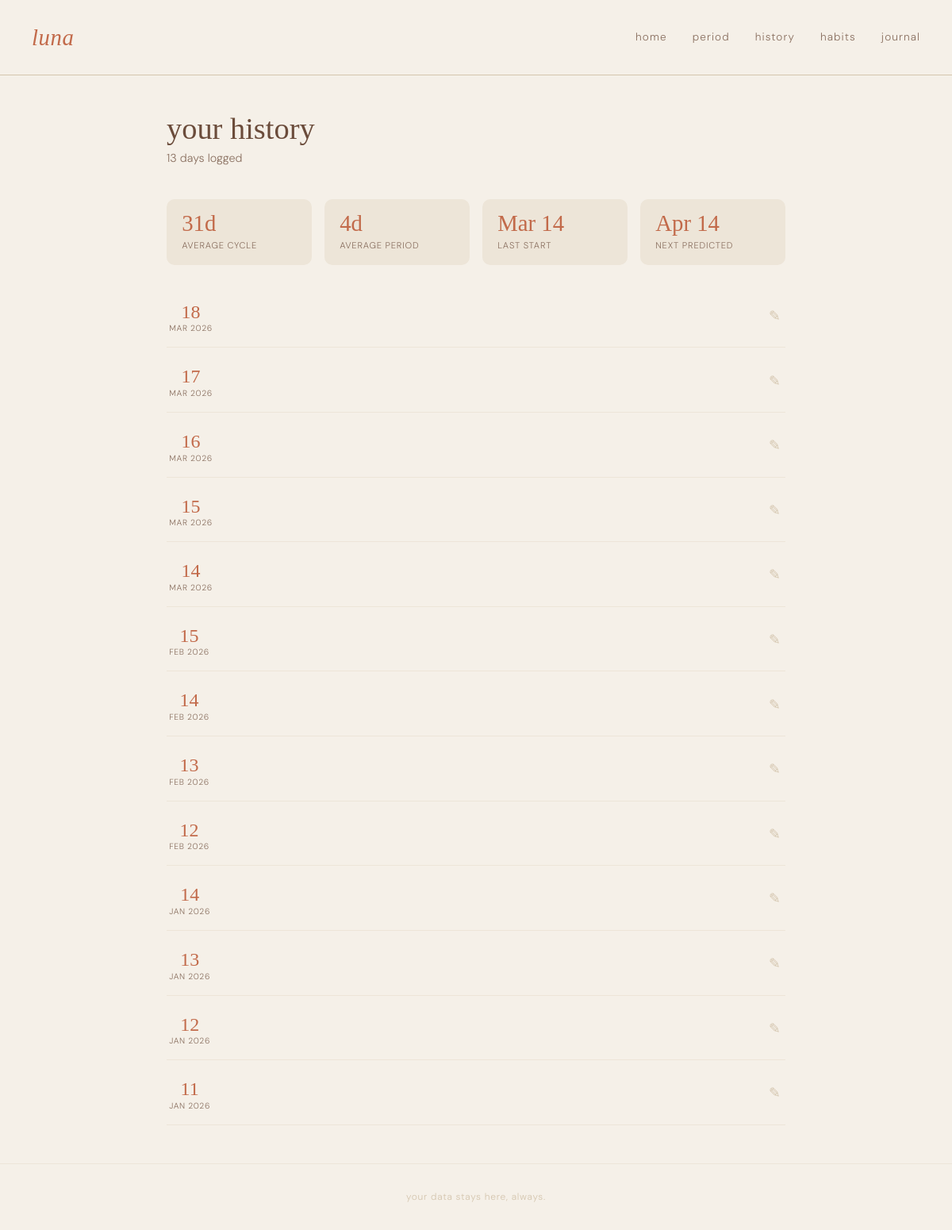
The page /history/ on the database its author committed.
### tracker/models.py (models this page shows, shortened)
class CycleEntry(models.Model):
    FLOW_CHOICES = [
        ('spotting', 'Spotting'),
        ('light', 'Light'),
        ('medium', 'Medium'),
        ('heavy', 'Heavy'),
    ]
    MOOD_CHOICES = [
        ('calm', 'Calm'),
        ('anxious', 'Anxious'),
        ('irritable', 'Irritable'),
        ('happy', 'Happy'),
        ('sad', 'Sad'),
        ('fatigued', 'Fatigued'),
        ('energized', 'Energized'),
    ]
    date = models.DateField(unique=True)
    is_period_day = models.BooleanField(default=True)
    flow = models.CharField(max_length=20, choices=FLOW_CHOICES, blank=True, null=True)
    mood = models.CharField(max_length=20, choices=MOOD_CHOICES, blank=True, null=True)
    cramps = models.BooleanField(default=False)
    headache = models.BooleanField(default=False)
    bloating = models.BooleanField(default=False)
    fatigue = models.BooleanField(default=False)
    protected_sex = models.BooleanField(default=False)
    unprotected_sex = models.BooleanField(default=False)
    oral_contraception = models.BooleanField(default=False)
    notes = models.TextField(blank=True, default='')
    created_at = models.DateTimeField(auto_now_add=True)
    updated_at = models.DateTimeField(auto_now=True)
    class Meta:
        ordering = ['-date']

### tracker/views.py (the view)
# urls.py: path('history/',                views.habit_history, name='habit_history'),
def history(request):
    entries = CycleEntry.objects.all()
    stats = _get_cycle_stats(entries)
    return render(request, 'tracker/history.html', {'entries': entries, 'stats': stats})

### tracker/templates/tracker/history.html (shortened to what this page needs)
{% extends 'tracker/base.html' %}
{% block content %}
<div class="history-page">
  <div class="form-header">
    <h1 class="form-title">your history</h1>
    <p class="form-subtitle">{{ entries.count }} day{{ entries.count|pluralize }} logged</p>
  </div>
  <div class="stats-bar">
    <div class="stat-card">
      <span class="stat-card-value">{{ stats.avg_cycle }}d</span>
      <span class="stat-card-label">average cycle</span>
    </div>
    <div class="stat-card">
      <span class="stat-card-value">{{ stats.avg_period }}d</span>
      <span class="stat-card-label">average period</span>
    </div>
    {% if stats.last_start %}
    <div class="stat-card">
      <span class="stat-card-value">{{ stats.last_start|date:"M j" }}</span>
      <span class="stat-card-label">last start</span>
    </div>
    {% endif %}
    {% if stats.next_predicted %}
    <div class="stat-card">
      <span class="stat-card-value">{{ stats.next_predicted|date:"M j" }}</span>
      <span class="stat-card-label">next predicted</span>
    </div>
    {% endif %}
  </div>
  {% if entries %}
  <ul class="entry-list entry-list--full">
    {% for entry in entries %}
    <li class="entry-item">
      <div class="entry-date">
        <span class="entry-day">{{ entry.date|date:"d" }}</span>
        <span class="entry-month">{{ entry.date|date:"M Y" }}</span>
      </div>
      <a href="{% url 'log_entry_date' entry.date|date:'Y-m-d' %}" class="entry-edit" title="edit">✎</a>
    </li>
    {% endfor %}
  </ul>
  {% else %}
  <div class="empty-state">
    <p>nothing logged yet.</p>
    <a href="{% url 'log_entry' %}" class="btn btn--primary">log your first day</a>
  </div>
  {% endif %}
</div>
{% endblock %}

### tracker/static/tracker/css/style.css (style rules this page uses)
:root { --cream: #f5f0e8; --parchment: #ede5d8; --sand: #d4c5ae; --terra: #c26a4a; --terra-dk: #a3563b; --terra-lt: #e8957a; --bark: #6b4c3b; --ink: #2d1f17; --muted: #8a7060; --font-display: 'Cormorant Garamond', Georgia, serif; --font-body: 'DM Sans', system-ui, sans-serif; --radius: 10px; --radius-sm: 6px; --shadow: 0 2px 12px rgba(45,31,23,.08); --shadow-md: 0 4px 24px rgba(45,31,23,.12); }
*, *::before, *::after { box-sizing: border-box; margin: 0; padding: 0; }
html { font-size: 16px; }
body { background: var(--cream); color: var(--ink); font-family: var(--font-body); font-weight: 300; line-height: 1.6; min-height: 100vh; display: flex; flex-direction: column; }
a { color: inherit; text-decoration: none; }
.entry-list { list-style: none; display: flex; flex-direction: column; gap: .6rem; }
.entry-item { display: flex; align-items: flex-start; gap: 1rem; padding: 1rem 1.2rem; background: var(--parchment); border-radius: var(--radius); transition: box-shadow .2s; }
.entry-date { display: flex; flex-direction: column; align-items: center; min-width: 40px; }
.entry-day { font-family: var(--font-display); font-size: 1.5rem; font-weight: 400; color: var(--terra); line-height: 1; }
.entry-month { font-size: .65rem; text-transform: uppercase; letter-spacing: .06em; color: var(--muted); margin-top: .1rem; }
.entry-edit { color: var(--sand); font-size: 1.1rem; transition: color .15s; padding: .2rem; }
.form-header { margin-bottom: 2.5rem; }
.form-title { font-family: var(--font-display); font-size: 2.4rem; font-weight: 400; color: var(--bark); line-height: 1; }
.form-subtitle { color: var(--muted); font-size: .9rem; margin-top: .4rem; }
.stats-bar { display: flex; gap: 1rem; flex-wrap: wrap; margin-bottom: 2rem; }
.stat-card { flex: 1; min-width: 110px; background: var(--parchment); border-radius: var(--radius); padding: 1rem 1.2rem; display: flex; flex-direction: column; gap: .3rem; }
.stat-card-value { font-family: var(--font-display); font-size: 1.8rem; font-weight: 400; color: var(--terra); line-height: 1; }
.stat-card-label { font-size: .7rem; text-transform: uppercase; letter-spacing: .07em; color: var(--muted); }
.entry-list--full .entry-item { background: transparent; border-bottom: 1px solid var(--parchment); border-radius: 0; padding: .9rem .2rem; }

### rows shown on the page
CycleEntry: last_start "Mar 14", date "14", date "MAR 2026"
CycleEntry: date "18", date "MAR 2026"
CycleEntry: date "17", date "MAR 2026"
CycleEntry: date "16", date "MAR 2026"
CycleEntry: date "15", date "MAR 2026"
CycleEntry: date "15", date "FEB 2026"
CycleEntry: date "14", date "FEB 2026"
CycleEntry: date "13", date "FEB 2026"
CycleEntry: date "12", date "FEB 2026"
CycleEntry: date "14", date "JAN 2026"
CycleEntry: date "13", date "JAN 2026"
CycleEntry: date "12", date "JAN 2026"
CycleEntry: date "11", date "JAN 2026"

### other values the page prints
{{ entries.count }} "13"
{{ stats.avg_cycle }} "31"
{{ stats.avg_period }} "4"
{{ stats.next_predicted|date:"M j" }} "Apr 14"
